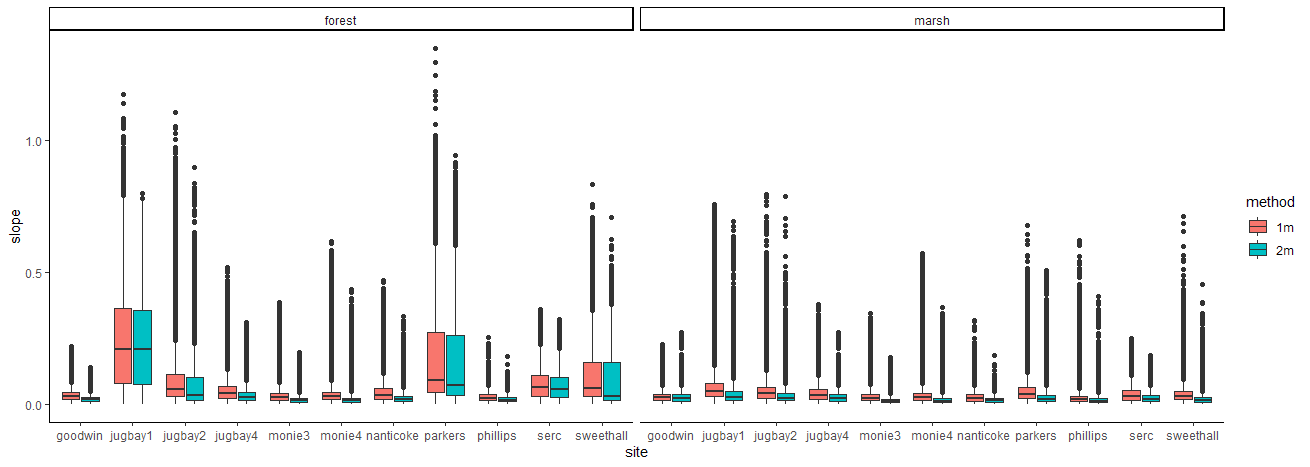

Write the R code that produced this figure.
library(dplyr)
library(broom)
library(ggplot2)
library(purrr)
library(tidyr)
library(sf)

#load data
filenames <- list.files("data", pattern="*.shp", full.names = FALSE)
file_names<-tools::file_path_sans_ext(filenames)

goodwin_1m_forest_points<-sf::st_read("data/goodwin_1m_forest_points.shp")
sf::st_geometry(goodwin_1m_forest_points)<-NULL
goodwin_1m_forest_points<-goodwin_1m_forest_points %>% 
  mutate(site_id="goodwin_1m_forest_points") %>% 
  separate(site_id, c("site", "method", "habitat", "delete"), "_") %>% 
  mutate(slope=grid_code/100) %>% 
  select(-delete, -pointid, -grid_code)

my_function<-function(x){
  st_read(paste0("data/",x,".shp"))
  }

g<-data.frame(file_names)
View(g)
g<-g %>% 
  group_by(file_names) %>% 
  mutate(data= map(g$file_names, my_function))

#
bigDF<-list.files('data', pattern='.+\\.shp', full.names = TRUE) %>% 
  map_dfr(function(f){
    site_id <- f %>% 
      basename() %>% 
      tools::file_path_sans_ext()
    sf::read_sf(f) %>% 
      sf::st_set_geometry(NULL) %>% 
      mutate(site_id = site_id) %>% 
      separate(site_id, c("site", "method", "habitat", "delete"), "_") %>% 
      select(-delete, -pointid)})
bigDFb<-bigDF %>% 
  mutate(slope=grid_code/100) %>% 
  select(-OBJECTID, -grid_code) 
#
bigDF_plot<-bigDFb %>% 
  ggplot(aes(x=site, y=slope, fill=method))+
  geom_boxplot()+facet_wrap(~habitat)+theme_classic()
bigDF_plot

bigDF_violin<-bigDFb %>% 
  ggplot(aes(x=site, y=slope, fill=method))+
  geom_violin()+facet_wrap(~habitat)+theme_classic()
bigDF_violin

#
#library(arsenal)
#
#my_controls<-tableby.control(numeric.stats = c("meansd", "medianq1q3", "iqr", "N"),
#                             stats.labels = list(
 #                              meansd = "Mean (SD)",
  #                             medianq1q3 = "Median (Q1, Q3)",
   #                            iqr = "IQR",
    #                           N= "N count"
     #                        ))

#table<-tableby(slope ~ habitat + interaction(site,method), 
 #                       data = bigDFb, 
  #                      control=my_controls)
#statisticsDF<-as.data.frame(table)
#View(statisticsDF)

#
stats_table<- bigDFb %>%
  group_by(site, method, habitat) %>% 
  summarise(mean=mean(slope), 
            sd=sd(slope),
            min=min(slope),
            max=max(slope),
            n=n(),
            IQR=IQR(slope),
            Q3 = quantile(slope, probs=3/4),
            Q1 = quantile(slope, probs=1/4)) %>% 
  arrange(site, habitat, method)

library("htmltools")
library("webshot")    

export_formattable <- function(f, file, width = "100%", height = NULL, 
                               background = "white", delay = 0.2)
{
  w <- as.htmlwidget(f, width = width, height = height)
  path <- html_print(w, background = background, viewer = NULL)
  url <- paste0("file:///", gsub("\\\\", "/", normalizePath(path)))
  webshot(url,
          file = file,
          selector = ".formattable_widget",
          delay = delay)
}


library(formattable)
table1<-formattable(stats_table,
                    align= c("r", "c", "l", "c","c","c","c","c","c","c","c"),
                    list(`site` =formatter(
                      "span", style = ~ style(color= "grey59", font.weight = "bold"))))
table1
export_formattable(table1, "stats_table.pdf")


a<-stats_table %>% 
  ggplot(aes(x=site, color=method))
stats_plot<-a+
  geom_errorbar(aes(ymax=mean+sd, ymin=mean-sd))+
  geom_linerange(aes(ymax=Q3, ymin=Q1), size=6, alpha=0.5)+
  geom_point(aes(y=mean), shape=17, size=2)+
  geom_point(aes(y=mean), shape=2, color="black", size=2)+
  ggtitle("Method Comparison")+theme_classic()+ylab("Slope")+facet_grid(.~habitat)
stats_plot  
    
#
bigDF_nest<-bigDFb %>% 
  group_by(site, method, habitat) %>% 
  nest(slope, .key="data") 
bigDF_nest2<-stats_table%>%
  ungroup() %>% 
  select(site, method, habitat, mean, sd) %>% 
  full_join(., bigDF_nest) %>% 
  mutate(plot_name = paste0(site, " ", method, " ", habitat)) %>% 
  select(plot_name, mean, sd, data)
bigDF_nest3<-bigDF_nest2 %>% 
  mutate(plot = pmap(., ~ggplot(data=..4, aes(x=slope))+
                       geom_histogram(binwidth = 0.005, color="black",fill="olivedrab2")+
                       ggtitle(..1)+
                       geom_vline(xintercept = ..2)+
                       geom_vline(xintercept = ..2-..3, linetype="dashed")+
                       geom_vline(xintercept = ..2+..3, linetype="dashed")+
                       theme_minimal()
                       ))
bigDF_nest3$plot[[2]]

bigDF_nest4<-bigDF_nest3 %>% 
  select(plot_name, plot) %>% 
  separate(plot_name, c("site", "method", "habitat"), " ")
bignest<-bigDF_nest4 %>% 
  group_by(site, habitat) %>% 
  spread(method, plot)
bignest2<-bignest %>% 
  mutate(plot = pmap(.,~ ggstatsplot::combine_plots(..3, 
                                                  ..4,
                                                  labels= c("1m", "2m"),
                                                  title.text = paste0(..1, " ", ..2),
                                                  ncol = 1)
    
  ))
